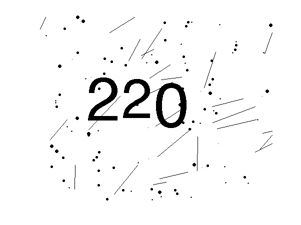
%> input picture imagedata/train_0015.png, 301 x 225 px
$ octave --eval "result = myclassifier(imread('imagedata/train_0015.png'));"   (GNU Octave 9; MATLAB toolbox functions it lacks are replaced by stand-ins)
%> lines starting %> are read from the running program, lines starting %| are printed output that depends on the picture; in (x1, y1, x2, y2) boxes, pixels count from 0 and x2, y2 are one past the last pixel; in counts of white or black regions, pixels touching at a corner belong together; the program's own positions count from 1
function S = myclassifier(im)

Digits = {};
count = 0;

%----PreProcessing,Segmentation-----%
T=graythresh(im);
processed_img = im < T * max(im(:));
se = strel('disk', 1);
processed_img= imerode(processed_img, se);

processed_img=  bwareaopen(processed_img,100);


%-------Labeling-------%
[Object_label, object] = bwlabel(processed_img);
for i = 1:object
    [row, col] = find(Object_label == i);
        digit = processed_img(min(row):max(row), min(col):max(col));
        count = count + 1;
        Digits{count} = digit;
end
if count < 2
        [r, c] = size(Digits{1});
        Digits{3}=  Digits{1}(:, uint8(2*c/3):c);
        Digits{2} = Digits{1}(:, uint8(c/3):uint8(2*c/3));
        Digits{1} = Digits{1}(:, 1:uint8(c/3));
end
if count == 2
    if length(Digits{1}) > length(Digits{2})
        Digits{3} = Digits{2};
        [r, c] = size(Digits{1});
        Digits{2} = Digits{1}(:, uint8(c/2):c);
        Digits{1} = Digits{1}(:, 1:uint8(c/2));
    else
        [r, c] = size(Digits{2});
        Digits{3} = Digits{2}(:, uint8(c/2):c);
        Digits{2} = Digits{2}(:, 1:uint8(c/2));
    end
end


%--------Extracting the classes-------%
C=imread('train_0023.png')


       %----------Preprocessing----------%
       T=graythresh(C);
       bw = C < T * max(C(:));
       se = strel('disk', 1);
       bw= imerode(bw, se);
       bw=  bwareaopen(bw,100);

c = regionprops(bw, 'BoundingBox');
bb = round(reshape([c.BoundingBox], 4, []).');
for idx = 1 : numel(c)
    rectangle('Position', bb(idx,:), 'edgecolor', 'red');
end

chars = cell(1, numel(c));
for idx = 1 : numel(c)
    chars{idx} = bw(bb(idx,2):bb(idx,2)+bb(idx,4)-1, bb(idx,1):bb(idx,1)+bb(idx,3)-1);
end

d1=chars{1};
d0=chars{2};
d2=chars{3};
%------Classification-------%

S = [0 0 0];
for i = 1:3
    img = Digits{i}
    if length(img) > 0
        d0 = imresize(d0, size(img));
        add0 = img + d0;
        d1 = imresize(d1, size(img));
        add1 = img + d1;
        d2 = imresize(d2, size(img));
        add2 = img + d2;

        if sum(add1(:) == 2) > sum(add0(:) == 2) && sum(add1(:) == 2) > sum(add2(:) == 2)
            S(i) = 1;
        end
        if sum(add2(:) == 2) > sum(add1(:) == 2) && sum(add2(:) == 2) > sum(add0(:) == 2)
            S(i) = 2;
        end
    end
end
%> in myclassifier, `T=graythresh(im);`: T = 0.58
%> in myclassifier, `processed_img = im < T * max(im(:));`:
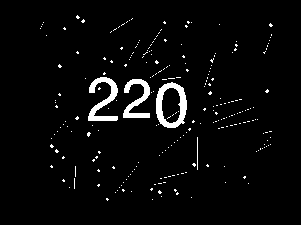
%> processed_img: size 225x301 logical; 3.5% white; 242 white regions (238 under 20 px), largest, box (x1, y1, x2, y2) and area: (156, 82, 187, 128) 638, (88, 77, 118, 121) 553, (123, 79, 150, 118) 473, (197, 137, 198, 170) 33
%> in myclassifier, `processed_img= imerode(processed_img, se);`: processed_img: size 225x301 logical; 1.7% white; 57 white regions (54 under 20 px), largest, box (x1, y1, x2, y2) and area: (157, 83, 186, 127) 436, (89, 78, 117, 120) 359, (124, 80, 149, 117) 298
%> in myclassifier, `processed_img=  bwareaopen(processed_img,100);`:
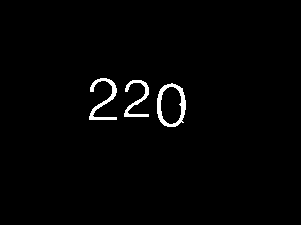
%> processed_img: size 225x301 logical; 1.6% white; 3 white regions, box (x1, y1, x2, y2) and area: (157, 83, 186, 127) 436, (89, 78, 117, 120) 359, (124, 80, 149, 117) 298
%> in myclassifier, `[Object_label, object] = bwlabel(processed_img);`: Object_label: size 225x301 double; 4 distinct labels, from 0 to 3
%> in myclassifier, `[Object_label, object] = bwlabel(processed_img);`: object = 3
%> the loop in myclassifier, `for i = 1:object` made 3 passes
%> pass 1, in myclassifier, `digit = processed_img(min(row):max(row), min(col):max(col));`:
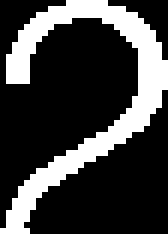
%> digit: size 42x28 logical (shown 6 times larger); 30.5% white; 1 white region, box (x1, y1, x2, y2) and area: (0, 0, 28, 42) 359
%> after the loop in myclassifier, `for i = 1:object`: Digits = 3 items
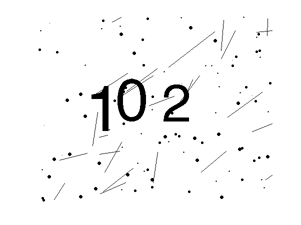
%> input picture train_0023.png, 301 x 225 px
%> in myclassifier, C is the input picture: size 225x301 uint8; min 0, max 255, mean 247.5
%> in myclassifier, `T=graythresh(C);`: T = 0.6
%> in myclassifier, `bw = C < T * max(C(:));`: bw: size 225x301 logical; 3.2% white; 231 white regions (227 under 20 px), largest, box (x1, y1, x2, y2) and area: (117, 78, 146, 122) 550, (163, 84, 190, 122) 443, (91, 85, 110, 131) 378, (260, 19, 269, 36) 25
%> in myclassifier, `bw= imerode(bw, se);`: bw: size 225x301 logical; 1.5% white; 56 white regions (53 under 20 px), largest, box (x1, y1, x2, y2) and area: (118, 79, 145, 121) 360, (164, 85, 188, 121) 269, (92, 87, 109, 130) 261
%> in myclassifier, `bw=  bwareaopen(bw,100);`:
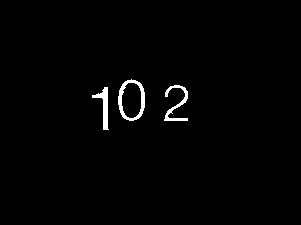
%> bw: size 225x301 logical; 1.3% white; 3 white regions
%> in myclassifier, `c = regionprops(bw, 'BoundingBox');`: c = 3 regions; box (x1, y1, x2, y2): (92, 87, 109, 130), (118, 79, 145, 121), (164, 85, 188, 121)
%> in myclassifier, `bb = round(reshape([c.BoundingBox], 4, []).');`: bb = [93 88 17 43; 119 80 27 42; 165 86 24 36]
%> the loop in myclassifier, `for idx = 1 : numel(c)` made 3 passes
%> in myclassifier, `chars = cell(1, numel(c));`: chars = {[], [], []}
%> after the loop in myclassifier, `for idx = 1 : numel(c)`: chars = 3 items
%> in myclassifier, `d0=chars{2};`: d0: size 42x27 logical; 31.7% white; 1 white region, box (x1, y1, x2, y2) and area: (0, 0, 27, 42) 360
%> in myclassifier, `d2=chars{3};`: d2: size 36x24 logical; 31.1% white; 1 white region, box (x1, y1, x2, y2) and area: (0, 0, 24, 36) 269
%> the loop in myclassifier, `for i = 1:3` made 3 passes
%> pass 1, in myclassifier, `add1 = img + d1;`:
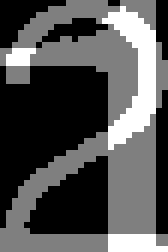
%> add1: size 42x28 double (shown 6 times larger); min 0, max 2, mean 0.656; drawn with min black and max white
%> after the loop in myclassifier, `for i = 1:3`: S = [2 2 0]
%> `result = myclassifier(imread('imagedata/train_0015.png'));`:
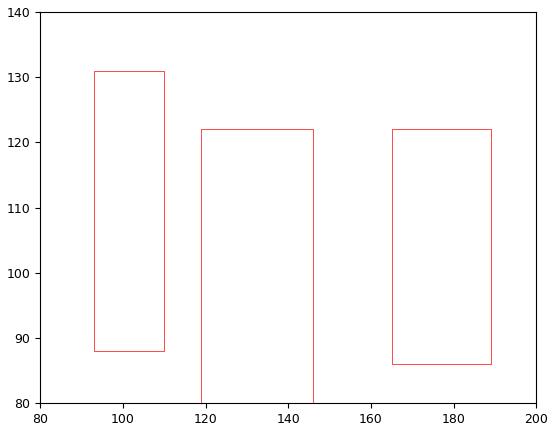
%> figure redrawn from the program's plot data
